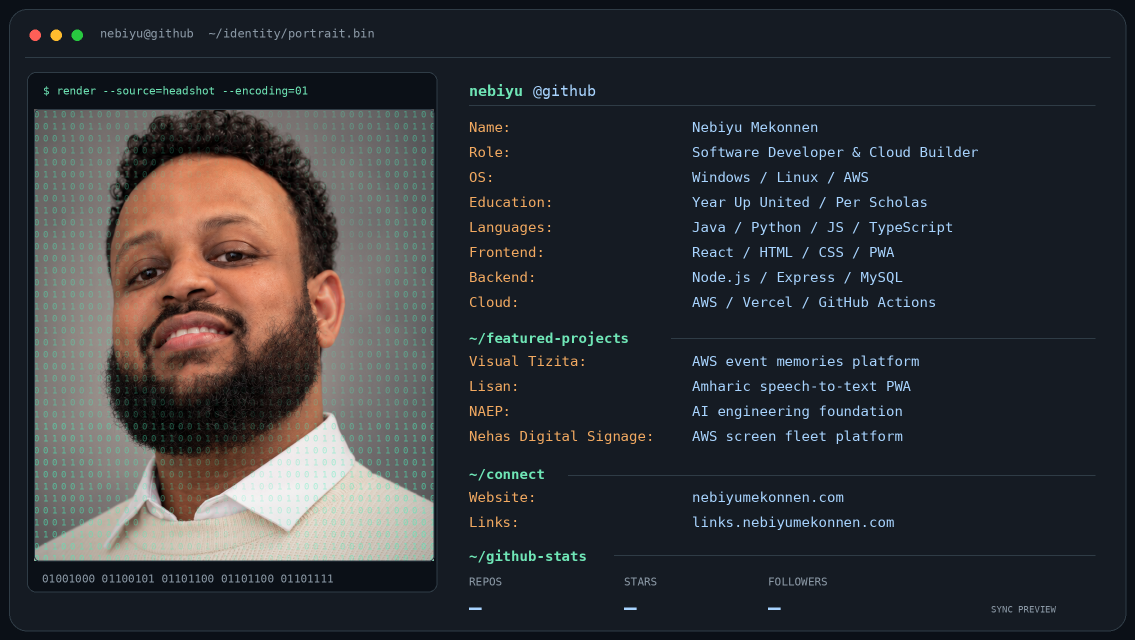
#> input picture dark_mode.png, 2270 x 1280 px (shown at 1/2 size); its folder holds only this picture in this run
$ python animate_profile.py
#> lines starting #> are read from the running program, lines starting #| are printed output that depends on the picture
#!/usr/bin/env python3
"""Animate the existing GitHub portrait cards without rebuilding or changing the face."""
from pathlib import Path
from PIL import Image, ImageDraw, ImageFont

ROOT = Path(__file__).resolve().parent
FONT = "/usr/share/fonts/truetype/dejavu/DejaVuSansMono.ttf"
CARD_W, CARD_H = 1135, 640
FACE_BOX = (35, 110, 435, 563)

def inside_face(x, y):
    x1, y1, x2, y2 = FACE_BOX
    return x1 <= x <= x2 and y1 <= y <= y2

def animate(theme):
#> called with theme = 'dark'
    src = Image.open(ROOT / f"{theme}_mode.png").convert("RGB")
#> src is the input picture: PIL image 2270x1280 RGB; mean R, G, B 50.1, 51.4, 54.8
    base = src.resize((CARD_W, CARD_H), Image.Resampling.LANCZOS).convert("RGBA")
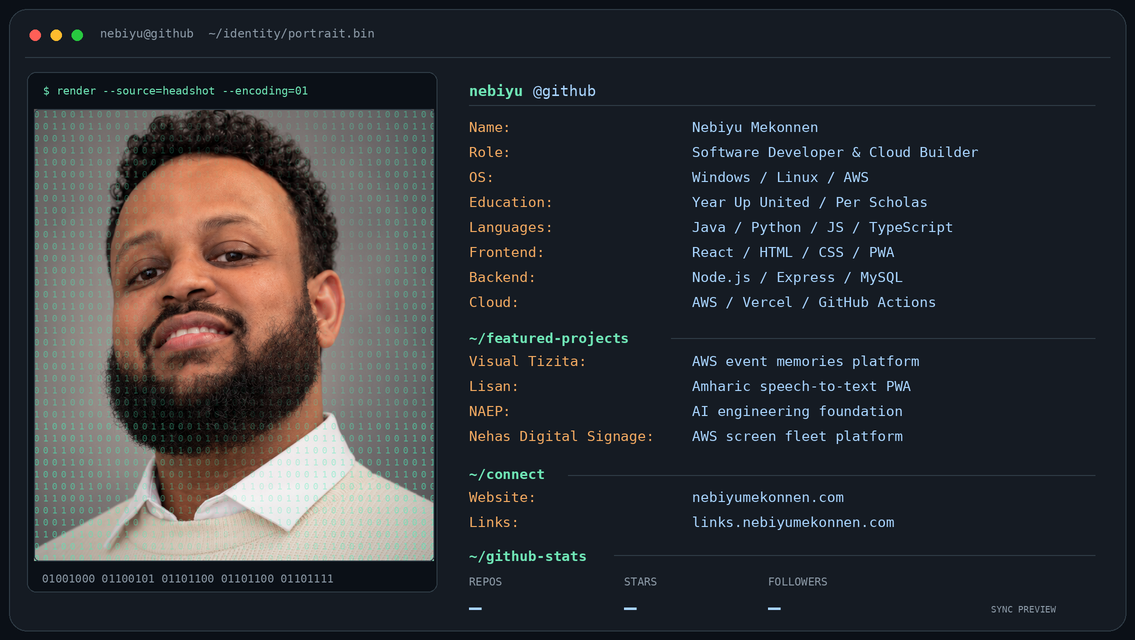
#> base: PIL image 1135x640 RGBA; mean R, G, B, A 50.1, 51.4, 54.8, 255
    font = ImageFont.truetype(FONT, 13)
    frames = []

    for step in range(24):
        layer = Image.new("RGBA", base.size, (0, 0, 0, 0))
        d = ImageDraw.Draw(layer)
        for col in range(0, CARD_W, 22):
            seed = col // 22
            speed = 3 + (seed % 4)
            y_head = (step * speed * 7 + seed * 41) % (CARD_H + 220) - 140
            for k in range(8):
                y = y_head - k * 19
                if y < 0 or y >= CARD_H:
                    continue
                bit = "1" if (seed * 11 + step + k) % 2 else "0"
                if theme == "dark":
                    rgb_head, rgb_tail = (50, 235, 112), (30, 165, 81)
                    alpha = max(38, 185 - k * 18)
                else:
                    rgb_head, rgb_tail = (12, 122, 73), (14, 99, 61)
                    alpha = max(35, 175 - k * 17)
                if inside_face(col + 5, y):
                    alpha = int(alpha * 0.08)
                if col >= 450:
                    alpha = int(alpha * 0.76)
                if y >= 545:
                    alpha = int(alpha * 0.95)
                rgb = rgb_head if k == 0 else rgb_tail
                d.text((col + 4, y), bit, font=font, fill=(*rgb, alpha))
        frame = Image.alpha_composite(base, layer).convert("RGB")
        frames.append(frame.quantize(colors=128, method=Image.Quantize.FASTOCTREE))
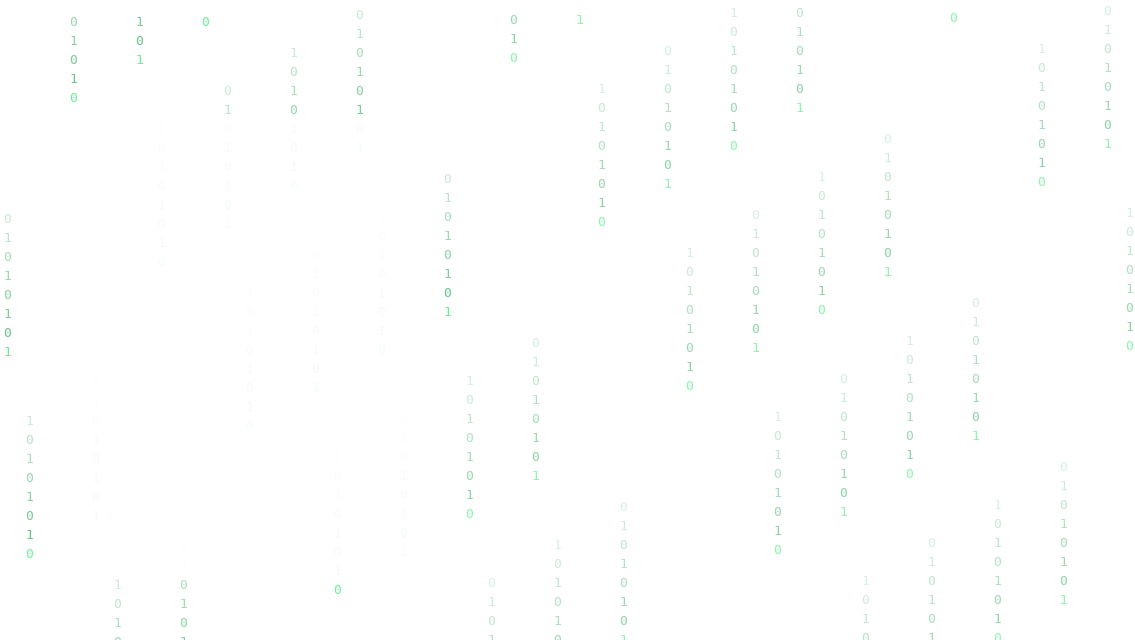
#> layer: PIL image 1135x640 RGBA; mean R, G, B, A 0.5, 2.7, 1.3, 0.7; transparent parts drawn white
#> after the loop, frames = 24 items

    dest = ROOT / f"{theme}_animated.gif"
    frames[0].save(dest, save_all=True, append_images=frames[1:],
                   duration=120, loop=0, optimize=True, disposal=2)
#> (the run stopped early here; a loop or call above may not have finished)
